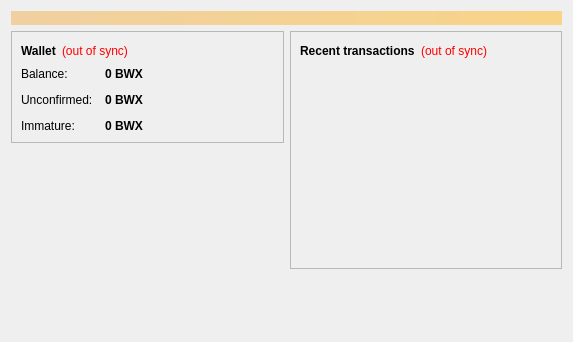
<?xml version="1.0" encoding="UTF-8"?>
<ui version="4.0">
 <class>OverviewPage</class>
 <widget class="QWidget" name="OverviewPage">
  <property name="geometry">
   <rect>
    <x>0</x>
    <y>0</y>
    <width>573</width>
    <height>342</height>
   </rect>
  </property>
  <property name="windowTitle">
   <string>Form</string>
  </property>
  <layout class="QVBoxLayout" name="topLayout">
   <item>
    <widget class="QLabel" name="labelAlerts">
     <property name="visible">
      <bool>false</bool>
     </property>
     <property name="styleSheet">
      <string notr="true">background-color: qlineargradient(x1: 0, y1: 0, x2: 1, y2: 0, stop:0 #F0D0A0, stop:1 #F8D488); color:#000000;</string>
     </property>
     <property name="wordWrap">
      <bool>true</bool>
     </property>
     <property name="margin">
      <number>3</number>
     </property>
    </widget>
   </item>
   <item>
    <layout class="QHBoxLayout" name="horizontalLayout" stretch="1,1">
     <item>
      <layout class="QVBoxLayout" name="verticalLayout_2">
       <item>
        <widget class="QFrame" name="frame">
         <property name="frameShape">
          <enum>QFrame::StyledPanel</enum>
         </property>
         <property name="frameShadow">
          <enum>QFrame::Raised</enum>
         </property>
         <layout class="QVBoxLayout" name="verticalLayout_4">
          <item>
           <layout class="QHBoxLayout" name="horizontalLayout_4">
            <item>
             <widget class="QLabel" name="label_5">
              <property name="font">
               <font>
                <weight>75</weight>
                <bold>true</bold>
               </font>
              </property>
              <property name="text">
               <string>Wallet</string>
              </property>
             </widget>
            </item>
            <item>
             <widget class="QLabel" name="labelWalletStatus">
              <property name="toolTip">
               <string>The displayed information may be out of date. Your wallet automatically synchronizes with the Bitwave network after a connection is established, but this process has not completed yet.</string>
              </property>
              <property name="styleSheet">
               <string notr="true">QLabel { color: red; }</string>
              </property>
              <property name="text">
               <string notr="true">(out of sync)</string>
              </property>
              <property name="alignment">
               <set>Qt::AlignLeading|Qt::AlignLeft|Qt::AlignVCenter</set>
              </property>
             </widget>
            </item>
            <item>
             <spacer name="horizontalSpacer_2">
              <property name="orientation">
               <enum>Qt::Horizontal</enum>
              </property>
              <property name="sizeHint" stdset="0">
               <size>
                <width>40</width>
                <height>20</height>
               </size>
              </property>
             </spacer>
            </item>
           </layout>
          </item>
          <item>
           <layout class="QFormLayout" name="formLayout_2">
            <property name="fieldGrowthPolicy">
             <enum>QFormLayout::AllNonFixedFieldsGrow</enum>
            </property>
            <property name="horizontalSpacing">
             <number>12</number>
            </property>
            <property name="verticalSpacing">
             <number>12</number>
            </property>
            <item row="0" column="0">
             <widget class="QLabel" name="label">
              <property name="text">
               <string>Balance:</string>
              </property>
             </widget>
            </item>
            <item row="0" column="1">
             <widget class="QLabel" name="labelBalance">
              <property name="font">
               <font>
                <weight>75</weight>
                <bold>true</bold>
               </font>
              </property>
              <property name="cursor">
               <cursorShape>IBeamCursor</cursorShape>
              </property>
              <property name="toolTip">
               <string>Your current balance</string>
              </property>
              <property name="text">
               <string notr="true">0 BWX</string>
              </property>
              <property name="textInteractionFlags">
               <set>Qt::LinksAccessibleByMouse|Qt::TextSelectableByKeyboard|Qt::TextSelectableByMouse</set>
              </property>
             </widget>
            </item>
            <item row="1" column="0">
             <widget class="QLabel" name="label_3">
              <property name="text">
               <string>Unconfirmed:</string>
              </property>
             </widget>
            </item>
            <item row="1" column="1">
             <widget class="QLabel" name="labelUnconfirmed">
              <property name="font">
               <font>
                <weight>75</weight>
                <bold>true</bold>
               </font>
              </property>
              <property name="cursor">
               <cursorShape>IBeamCursor</cursorShape>
              </property>
              <property name="toolTip">
               <string>Total of transactions that have yet to be confirmed, and do not yet count toward the current balance</string>
              </property>
              <property name="text">
               <string notr="true">0 BWX</string>
              </property>
              <property name="textInteractionFlags">
               <set>Qt::LinksAccessibleByMouse|Qt::TextSelectableByKeyboard|Qt::TextSelectableByMouse</set>
              </property>
             </widget>
            </item>
            <item row="2" column="0">
             <widget class="QLabel" name="labelImmatureText">
              <property name="text">
               <string>Immature:</string>
              </property>
             </widget>
            </item>
            <item row="2" column="1">
             <widget class="QLabel" name="labelImmature">
              <property name="font">
               <font>
                <weight>75</weight>
                <bold>true</bold>
               </font>
              </property>
              <property name="toolTip">
               <string>Mined balance that has not yet matured</string>
              </property>
              <property name="text">
               <string notr="true">0 BWX</string>
              </property>
              <property name="textInteractionFlags">
               <set>Qt::LinksAccessibleByMouse|Qt::TextSelectableByKeyboard|Qt::TextSelectableByMouse</set>
              </property>
             </widget>
            </item>
           </layout>
          </item>
         </layout>
        </widget>
       </item>
       <item>
        <spacer name="verticalSpacer">
         <property name="orientation">
          <enum>Qt::Vertical</enum>
         </property>
         <property name="sizeHint" stdset="0">
          <size>
           <width>20</width>
           <height>40</height>
          </size>
         </property>
        </spacer>
       </item>
      </layout>
     </item>
     <item>
      <layout class="QVBoxLayout" name="verticalLayout_3">
       <item>
        <widget class="QFrame" name="frame_2">
         <property name="frameShape">
          <enum>QFrame::StyledPanel</enum>
         </property>
         <property name="frameShadow">
          <enum>QFrame::Raised</enum>
         </property>
         <layout class="QVBoxLayout" name="verticalLayout">
          <item>
           <layout class="QHBoxLayout" name="horizontalLayout_2">
            <item>
             <widget class="QLabel" name="label_4">
              <property name="text">
               <string>&lt;b&gt;Recent transactions&lt;/b&gt;</string>
              </property>
             </widget>
            </item>
            <item>
             <widget class="QLabel" name="labelTransactionsStatus">
              <property name="toolTip">
               <string>The displayed information may be out of date. Your wallet automatically synchronizes with the Bitwave network after a connection is established, but this process has not completed yet.</string>
              </property>
              <property name="styleSheet">
               <string notr="true">QLabel { color: red; }</string>
              </property>
              <property name="text">
               <string notr="true">(out of sync)</string>
              </property>
              <property name="alignment">
               <set>Qt::AlignRight|Qt::AlignTrailing|Qt::AlignVCenter</set>
              </property>
             </widget>
            </item>
            <item>
             <spacer name="horizontalSpacer">
              <property name="orientation">
               <enum>Qt::Horizontal</enum>
              </property>
              <property name="sizeHint" stdset="0">
               <size>
                <width>40</width>
                <height>20</height>
               </size>
              </property>
             </spacer>
            </item>
           </layout>
          </item>
          <item>
           <widget class="QListView" name="listTransactions">
            <property name="styleSheet">
             <string notr="true">QListView { background: transparent; }</string>
            </property>
            <property name="frameShape">
             <enum>QFrame::NoFrame</enum>
            </property>
            <property name="verticalScrollBarPolicy">
             <enum>Qt::ScrollBarAlwaysOff</enum>
            </property>
            <property name="horizontalScrollBarPolicy">
             <enum>Qt::ScrollBarAlwaysOff</enum>
            </property>
            <property name="selectionMode">
             <enum>QAbstractItemView::NoSelection</enum>
            </property>
           </widget>
          </item>
         </layout>
        </widget>
       </item>
       <item>
        <spacer name="verticalSpacer_2">
         <property name="orientation">
          <enum>Qt::Vertical</enum>
         </property>
         <property name="sizeHint" stdset="0">
          <size>
           <width>20</width>
           <height>40</height>
          </size>
         </property>
        </spacer>
       </item>
      </layout>
     </item>
    </layout>
   </item>
  </layout>
 </widget>
 <resources/>
 <connections/>
</ui>
